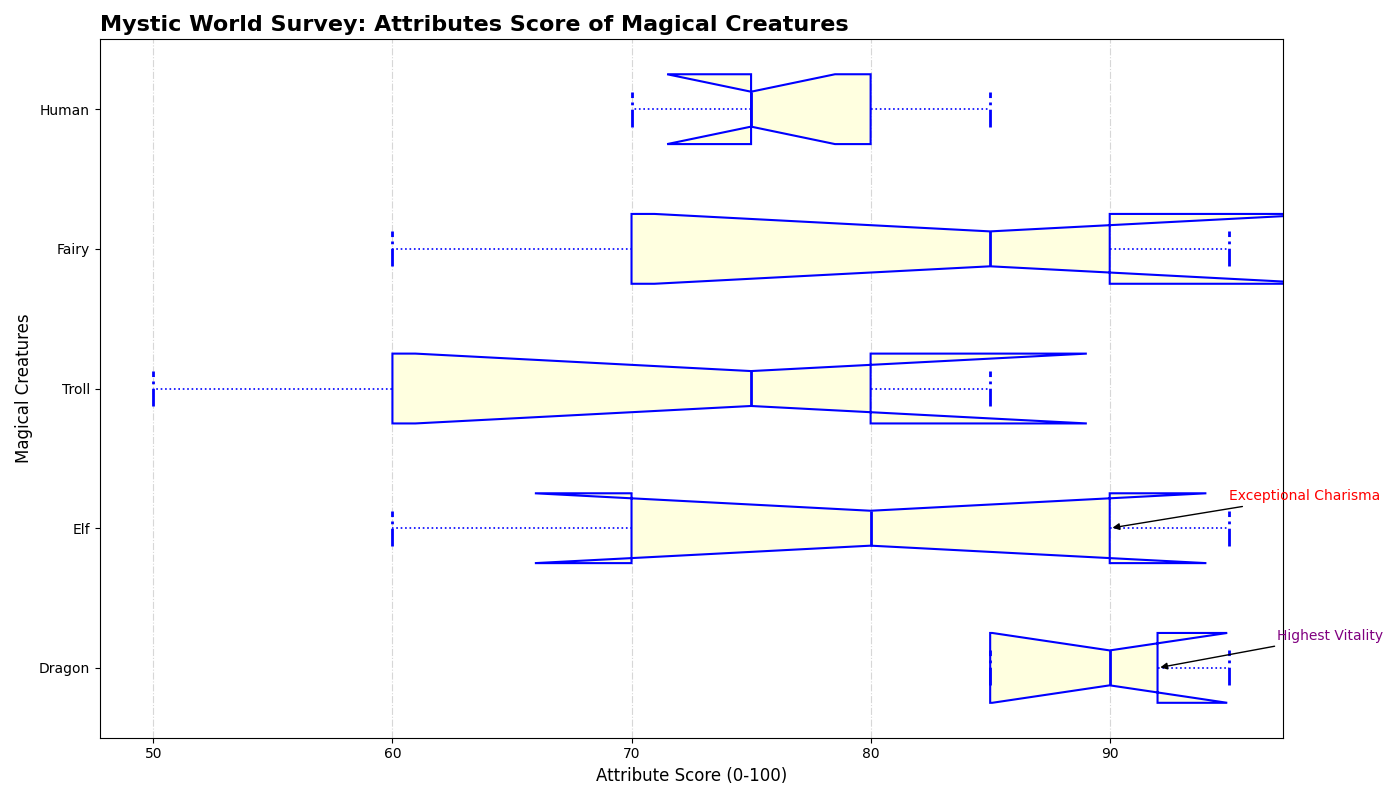

Reproduce this figure in Python.
import matplotlib.pyplot as plt

creatures = ['Dragon', 'Elf', 'Troll', 'Fairy', 'Human']

scores = {
    'Dragon': [95, 85, 90, 92, 85],
    'Elf': [70, 95, 80, 60, 90],
    'Troll': [80, 60, 75, 85, 50],
    'Fairy': [60, 85, 95, 70, 90],
    'Human': [75, 80, 70, 75, 85]
}

box_plot_data = [scores[creature] for creature in creatures]

fig, ax = plt.subplots(figsize=(14, 8))

uniform_color = 'blue'
boxprops = dict(linestyle='--', linewidth=1.5, color=uniform_color, facecolor='lightyellow')
medianprops = dict(linestyle='-', linewidth=2, color=uniform_color)
whiskerprops = dict(linestyle=':', linewidth=1.2, color=uniform_color)
capprops = dict(linestyle='-.', linewidth=2, color=uniform_color)

ax.boxplot(box_plot_data, labels=creatures, patch_artist=True, vert=False,
           boxprops=boxprops, medianprops=medianprops,
           whiskerprops=whiskerprops, capprops=capprops,
           flierprops=dict(marker='^', color='red', markersize=7, alpha=0.7),
           notch=True)

ax.set_title("Mystic World Survey: Attributes Score of Magical Creatures", fontsize=16, fontweight='bold', loc='left')
ax.set_xlabel('Attribute Score (0-100)', fontsize=12)
ax.set_ylabel('Magical Creatures', fontsize=12)
ax.grid(axis='x', linestyle='-.', alpha=0.5)

ax.annotate('Highest Vitality', xy=(scores['Dragon'][3], 1), xytext=(scores['Dragon'][3] + 5, 1.2),
            arrowprops=dict(facecolor='black', arrowstyle='-|>'), fontsize=10, color='purple')
ax.annotate('Exceptional Charisma', xy=(scores['Elf'][4], 2), xytext=(scores['Elf'][4] + 5, 2.2),
            arrowprops=dict(facecolor='black', arrowstyle='-|>'), fontsize=10, color='red')

plt.tight_layout()
plt.show()
